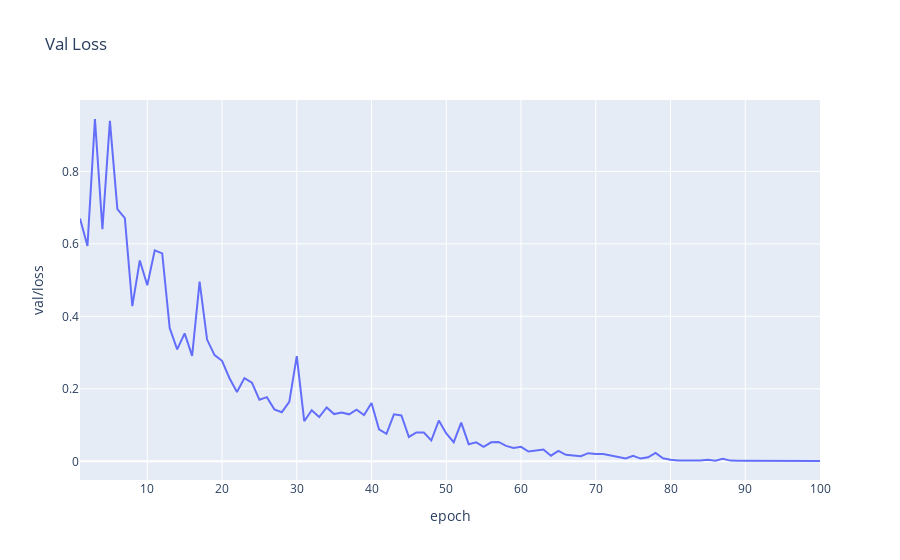

Source (notebook cell):
### Code cell
fig=px.line(df_complicated,x='epoch',y='val/loss',title='Val Loss')
fig.show()
